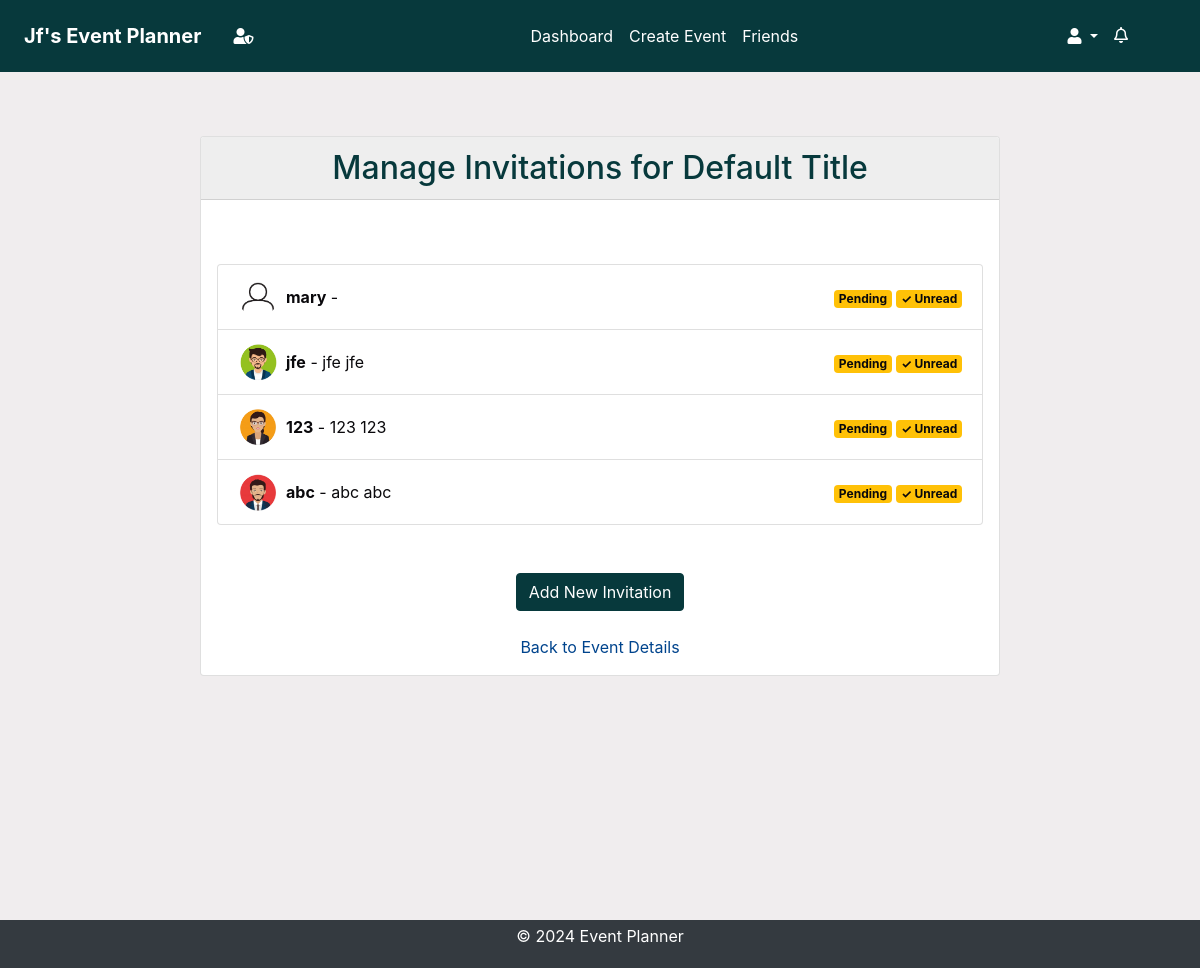
The page /invitations/manage/312/ (signed in) on the database as committed earlier.
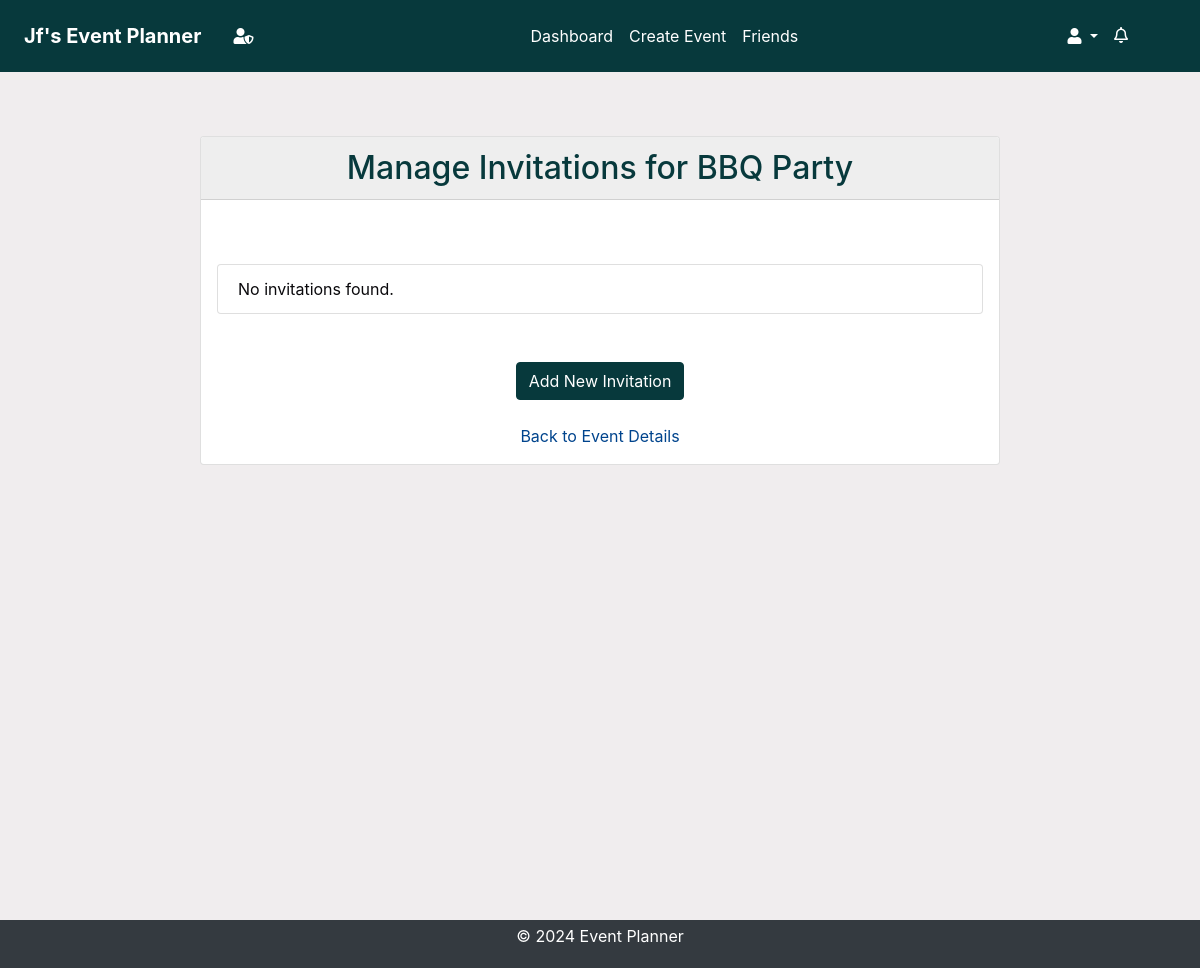
The same page on the database as committed later.
### events/models.py (models this page shows, shortened)
class Event(models.Model):
    STATUS_CHOICES = [
        ("Pending", "Pending"),
        ("Confirmed", "Confirmed"),
        ("Cancelled", "Cancelled"),
    ]
    title = models.CharField(max_length=100)
    description = models.TextField()
    location = models.CharField(max_length=255)
    created_by = models.ForeignKey(User, on_delete=models.CASCADE)
    proposed_date = models.DateTimeField()
    finalized_date = models.DateTimeField(null=True, blank=True)
    status = models.CharField(
        max_length=20, choices=STATUS_CHOICES, default="Pending"
    )
    created_at = models.DateTimeField(auto_now_add=True)
    updated_at = models.DateTimeField(auto_now=True)

### invitations/models.py (models this page shows, shortened)
class Invitation(models.Model):
    STATUS_CHOICES = [
        ("Pending", "Pending"),
        ("Accepted", "Accepted"),
        ("Declined", "Declined"),
    ]
    event = models.ForeignKey(
        Event, on_delete=models.CASCADE, related_name="invitations"
    )
    user = models.ForeignKey(User, on_delete=models.CASCADE)
    status = models.CharField(
        max_length=20, choices=STATUS_CHOICES, default="Pending"
    )
    suggested_date = models.DateTimeField(null=True, blank=True)
    read = models.BooleanField(default=False)
    created_at = models.DateTimeField(auto_now_add=True)
    updated_at = models.DateTimeField(auto_now=True)

### accounts/models.py (models this page shows, shortened)
class UserProfile(models.Model):
    user = models.OneToOneField(User, on_delete=models.CASCADE)
    profile_picture = models.CharField(max_length=254, default="default.png")
    created_at = models.DateTimeField(auto_now_add=True)
    updated_at = models.DateTimeField(auto_now=True)

### invitations/views.py (the view)
@login_required
def manage_invitations(request, event_id):
    event = get_object_or_404(Event, id=event_id)
    if event.created_by != request.user:
        return redirect("dashboard")
    invitations = Invitation.objects.filter(event=event).select_related("user")
    return render(
        request,
        "invitations/manage_invitations.html",
        {"event": event, "invitations": invitations},
    )

### accounts/context_processors.py (called while the page is built)
def google_api_key(request):
    return {"GOOGLE_API_KEY": os.getenv("GOOGLE_API_KEY")}

### notifications/context_processors.py (called while the page is built)
def notifications(request):
    if request.user.is_authenticated:
        all_unread_notifications = Notification.objects.filter(
            user=request.user, read=False
        ).order_by("-created_at")
        unread_count = all_unread_notifications.count()
        recent_unread_notifications = all_unread_notifications[:8]
        return {
            "recent_unread_notifications": recent_unread_notifications,
            "unread_count": unread_count,
        }
    return {}

### templates/invitations/manage_invitations.html (shortened to what this page needs)
{% extends 'base.html' %}
{% load static %}
{% block content %}
  <div class="container card mt-5" style="max-width: 800px;">
    <h2 class="text-center card-header text-dark">Manage Invitations for {{ event.title }}</h2>
    <form class="invitation-list">
      <ul class="list-group mt-5 mb-5">
        {% for invitation in invitations %}
          <li class="list-group-item d-flex justify-content-between align-items-center">
            <img src="{% static 'images/profile_pictures/' %}{{ invitation.user.userprofile.profile_picture }}" alt="{{ invitation.user.username }}'s profile picture" class="rounded-circle mr-2" style="width: 40px; height: 40px;" >
            <span style="margin-right:auto;"><strong>{{ invitation.user.username }}</strong> - {{ invitation.user.first_name }} {{ invitation.user.last_name }}</span>
            <span>
              <span class="badge bg-{{ invitation.status|lower }}">{{ invitation.status }}</span>
              {% if invitation.read %}
                <span class="badge bg-success">✓ Read</span>
              {% else %}
                <span class="badge bg-warning">✓ Unread</span>
              {% endif %}
            </span>
          </li>
        {% empty %}
          <li class="list-group-item">No invitations found.</li>
        {% endfor %}
      </ul>
      <div class="text-center mt-4">
        <a href="{% url 'create_invitation' event.id %}" class="btn btn-primary">Add New Invitation</a>
      </div>
      <div class="text-center mt-4">
        <a style="color: #00448d;" href="{% url 'event_details' event.id %}">Back to Event Details</a>
      </div>
    </form>
  </div>
{% endblock %}

Rows that differ between the two databases and show on the page:
removed Invitation: user.userprofile.profile_picture (placeholder picture), user.username "mary", status "Pending", read "✓ Unread"
removed Invitation: user.userprofile.profile_picture (picture), user.username "jfe", user.first_name "jfe", user.last_name "jfe", status "Pending", read "✓ Unread"
removed Invitation: user.userprofile.profile_picture (picture), user.username "123", user.first_name "123", user.last_name "123", status "Pending", read "✓ Unread"
removed Invitation: user.userprofile.profile_picture (picture), user.username "abc", user.first_name "abc", user.last_name "abc", status "Pending", read "✓ Unread"
changed Event: title "Default Title" → "BBQ Party"
Other text that changed with them:
text now shown: "No invitations found."
